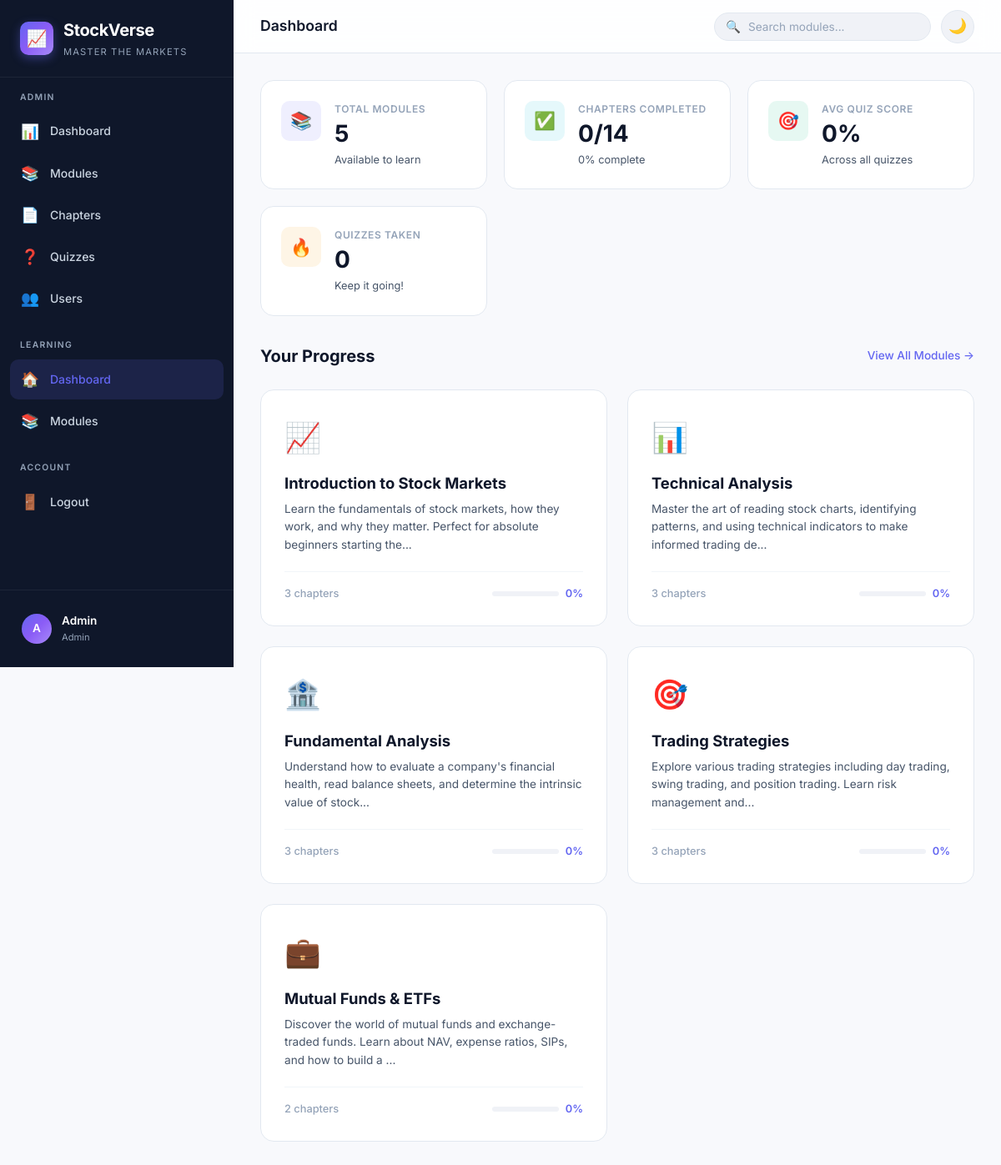
/user/dashboard.php (signed in), run on the app's committed database.
### tables this page shows
CREATE TABLE IF NOT EXISTS modules (
    id INT AUTO_INCREMENT PRIMARY KEY,
    title VARCHAR(200) NOT NULL,
    description TEXT,
    icon VARCHAR(50) DEFAULT '📊',
    created_at TIMESTAMP DEFAULT CURRENT_TIMESTAMP
);

### includes/auth.php (called while the page is built, shortened)
<?php
function e(?string $value): string {
    return htmlspecialchars($value ?? '', ENT_QUOTES, 'UTF-8');
}

### user/dashboard.php (the view, shortened to what this page needs)
<?php
require_once INCLUDES_PATH . '/auth.php';
$db = getDB();
$userId = $_SESSION['user_id'];
$totalModules = $db->query('SELECT COUNT(*) FROM modules')->fetchColumn();
$totalChapters = $db->query('SELECT COUNT(*) FROM chapters')->fetchColumn();
$stmt = $db->prepare('SELECT COUNT(*) FROM progress WHERE user_id = ? AND status = ?');
$stmt->execute([$userId, 'completed']);
$completedChapters = $stmt->fetchColumn();
$stmt = $db->prepare('SELECT AVG(score * 100.0 / total) FROM results WHERE user_id = ? AND total > 0');
$stmt->execute([$userId]);
$avgScore = round($stmt->fetchColumn() ?? 0);
$modules = $db->query('SELECT m.*, COUNT(c.id) as chapter_count FROM modules m LEFT JOIN chapters c ON c.module_id = m.id GROUP BY m.id ORDER BY m.id')->fetchAll();
$stmt = $db->prepare('SELECT r.*, c.title as chapter_title FROM results r JOIN chapters c ON c.id = r.chapter_id WHERE r.user_id = ? ORDER BY r.attempted_at DESC LIMIT 5');
$stmt->execute([$userId]);
$recentQuizzes = $stmt->fetchAll();
require_once INCLUDES_PATH . '/header.php';
?>
<div class="stats-grid">
    <div class="stat-card stagger-item">
        <div class="stat-icon purple">📚</div>
        <div class="stat-info">
            <h3>Total Modules</h3>
            <div class="stat-value"><?= $totalModules ?></div>
            <div class="stat-desc">Available to learn</div>
        </div>
    </div>
    <div class="stat-card stagger-item">
        <div class="stat-icon cyan">✅</div>
        <div class="stat-info">
            <h3>Chapters Completed</h3>
            <div class="stat-value"><?= $completedChapters ?>/<?= $totalChapters ?></div>
            <div class="stat-desc"><?= $totalChapters > 0 ? round(($completedChapters/$totalChapters)*100) : 0 ?>% complete</div>
        </div>
    </div>
    <div class="stat-card stagger-item">
        <div class="stat-icon green">🎯</div>
        <div class="stat-info">
            <h3>Avg Quiz Score</h3>
            <div class="stat-value"><?= $avgScore ?>%</div>
            <div class="stat-desc">Across all quizzes</div>
        </div>
    </div>
    <div class="stat-card stagger-item">
        <div class="stat-icon amber">🔥</div>
        <div class="stat-info">
            <h3>Quizzes Taken</h3>
            <div class="stat-value"><?= count($recentQuizzes) ?></div>
            <div class="stat-desc">Keep it going!</div>
        </div>
    </div>
</div>
<div class="section-header">
    <h2>Your Progress</h2>
    <a href="<?= BASE_URL ?>/user/modules.php" class="section-action">View All Modules →</a>
</div>
<div class="modules-grid mb-32">
    <?php foreach ($modules as $mod): ?>
    <a href="<?= BASE_URL ?>/user/modules.php?module_id=<?= $mod['id'] ?>"
       class="module-card stagger-item" style="text-decoration:none">
        <div class="module-icon"><?= $mod['icon'] ?? '📊' ?></div>
        <div class="module-title"><?= e($mod['title']) ?></div>
        <div class="module-desc"><?= e(substr($mod['description'] ?? '', 0, 120)) ?>...</div>
        <div class="module-meta">
            <span class="chapter-count"><?= $mod['chapter_count'] ?> chapters</span>
            <div class="module-progress">
                <div class="progress-bar">
                </div>
                <span><?= $mod['progress'] ?>%</span>
            </div>
        </div>
    </a>
    <?php endforeach; ?>
</div>
<?php require_once INCLUDES_PATH . '/footer.php'; ?>

### assets/css/style.css (style rules this page uses)
:root { --bg-primary: #f8f9fc; --bg-secondary: #ffffff; --bg-tertiary: #f0f2f7; --bg-card: #ffffff; --bg-sidebar: #0f172a; --bg-sidebar-hover: #1e293b; --bg-sidebar-active: rgba(99,102,241,0.15); --text-primary: #0f172a; --text-secondary: #475569; --text-tertiary: #94a3b8; --text-sidebar: #cbd5e1; --text-sidebar-active: #fff; --text-link: #6366f1; --border-color: #e2e8f0; --border-light: #f1f5f9; --accent-primary: #6366f1; --accent-primary-hover: #5558e6; --accent-primary-light: rgba(99,102,241,0.1); --accent-secondary: #06b6d4; --accent-success: #10b981; --accent-success-light: rgba(16,185,129,0.1); --accent-warning: #f59e0b; --accent-warning-light: rgba(245,158,11,0.1); --accent-danger: #ef4444; --accent-danger-light: rgba(239,68,68,0.1); --gradient-primary: linear-gradient(135deg,#6366f1 0%,#8b5cf6 50%,#a78bfa 100%); --gradient-hero: linear-gradient(135deg,#0f172a 0%,#1e293b 50%,#334155 100%); --gradient-card-1: linear-gradient(135deg,#6366f1,#8b5cf6); --gradient-card-2: linear-gradient(135deg,#06b6d4,#22d3ee); --gradient-card-3: linear-gradient(135deg,#10b981,#34d399); --gradient-card-4: linear-gradient(135deg,#f59e0b,#fbbf24); --shadow-sm: 0 1px 2px rgba(0,0,0,0.04); --shadow-md: 0 4px 6px -1px rgba(0,0,0,0.07),0 2px 4px -2px rgba(0,0,0,0.05); --shadow-lg: 0 10px 15px -3px rgba(0,0,0,0.08),0 4px 6px -4px rgba(0,0,0,0.04); --shadow-xl: 0 20px 25px -5px rgba(0,0,0,0.08),0 8px 10px -6px rgba(0,0,0,0.04); --sidebar-width: 280px; --header-height: 64px; --radius-sm: 6px; --radius-md: 10px; --radius-lg: 16px; --radius-xl: 24px; --radius-full: 9999px; --transition-fast: 150ms ease; --transition-base: 250ms ease; --transition-slow: 350ms ease; }
*,*::before,*::after { margin:0;padding:0;box-sizing:border-box }
html { scroll-behavior:smooth;font-size:16px }
body { font-family:'Inter',-apple-system,system-ui,sans-serif;background:var(--bg-primary);color:var(--text-primary);line-height:1.6;-webkit-font-smoothing:antialiased;transition:background var(--transition-base),color var(--transition-base) }
a { color:var(--text-link);text-decoration:none;transition:color var(--transition-fast) }

### assets/css/pages.css (style rules this page uses)
.stagger-item { opacity:0;animation:slideUp 0.5s ease forwards }
.stagger-item:nth-child(1) { animation-delay:0.1s }
.stagger-item:nth-child(2) { animation-delay:0.15s }
.stagger-item:nth-child(3) { animation-delay:0.2s }
.stagger-item:nth-child(4) { animation-delay:0.25s }
.stagger-item:nth-child(5) { animation-delay:0.3s }
.mb-32 { margin-bottom:32px }

### data on the page
modules: icon "📈", title "Introduction to Stock Markets", description "Learn the fundamentals of stock markets, how they work, and why they matter. Perfect for absolute beginners starting the", chapter_count "3", progress "0"
modules: icon "📊", title "Technical Analysis", description "Master the art of reading stock charts, identifying patterns, and using technical indicators to make informed trading de", chapter_count "3", progress "0"
modules: icon "🏦", title "Fundamental Analysis", description "Understand how to evaluate a company's financial health, read balance sheets, and determine the intrinsic value of stock", chapter_count "3", progress "0"
modules: icon "🎯", title "Trading Strategies", description "Explore various trading strategies including day trading, swing trading, and position trading. Learn risk management and", chapter_count "3", progress "0"
modules: icon "💼", title "Mutual Funds & ETFs", description "Discover the world of mutual funds and exchange-traded funds. Learn about NAV, expense ratios, SIPs, and how to build a", chapter_count "2", progress "0"

### other printed values
APP_NAME "StockVerse"
APP_TAGLINE "MASTER THE MARKETS"
$initials "A"
$user['name'] "Admin"
$user['role'] "Admin"
$pageTitle "Dashboard"
$totalModules "5"
$completedChapters "0"
$totalChapters "14"
$avgScore "0"
count($recentQuizzes) "0"
